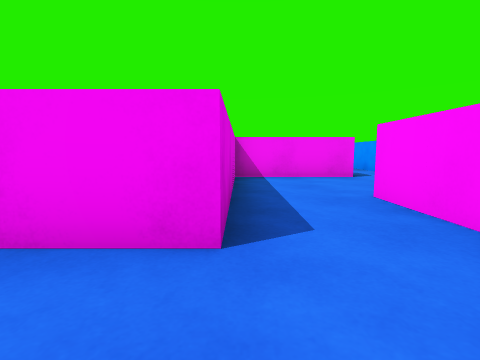
[1] (above)

24 first-person views from a walk through a scene from a Unity 3-D project. The camera is 0.62 m above the floor, tilts 6° down and sees 85° across. The floor is counted in squares, 1 m on a side. Each view is taken from the middle of a square. On the plan, view 1 faces up. The plan holds only what a view shows up to about 9 squares ahead; the rest is blank. The player is left out.

[2]
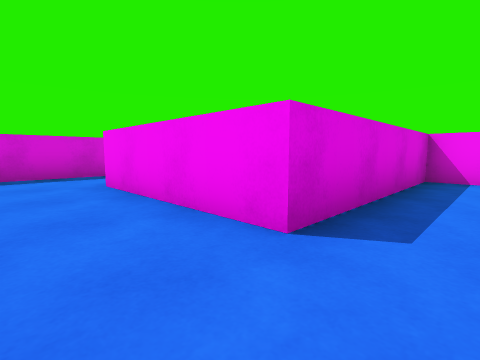

[3]
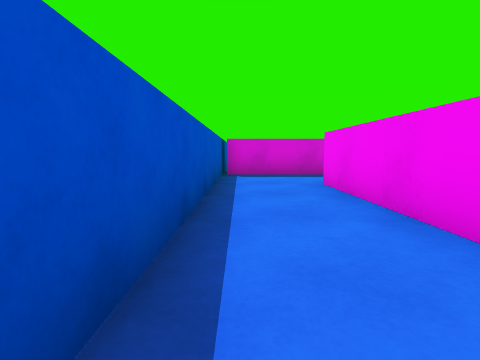

[4]
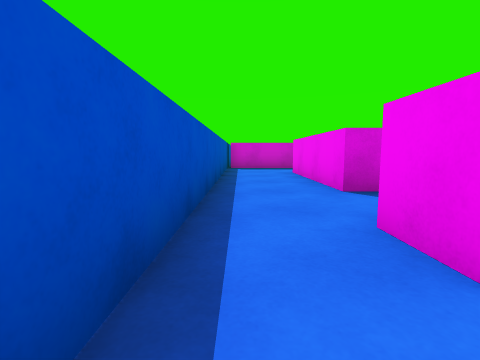

[5]
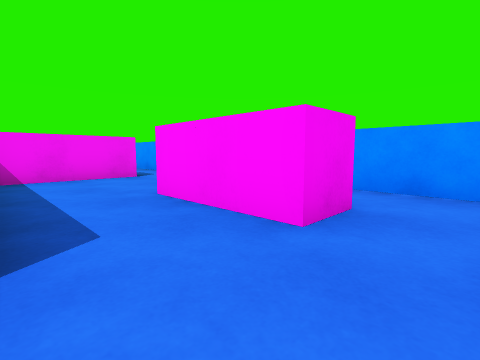

[6]
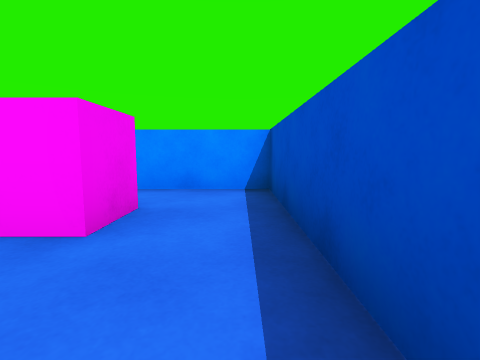

[7]
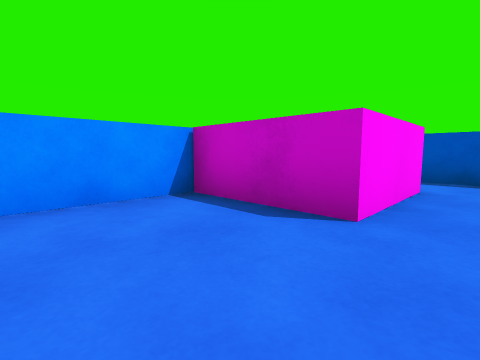

[8]
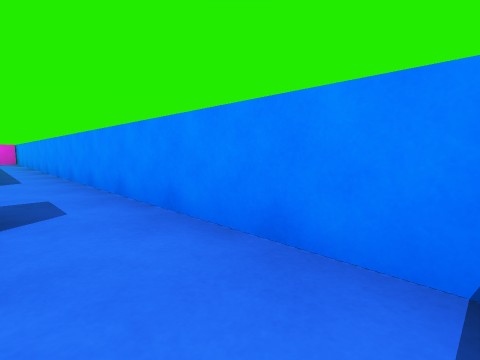

[9]
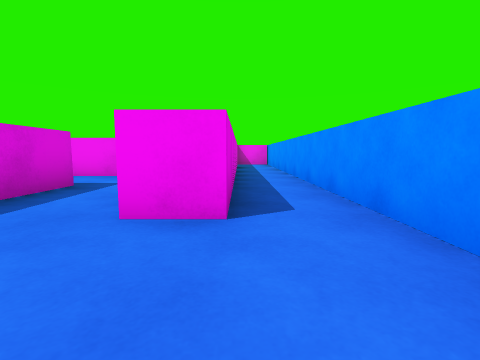

[10]
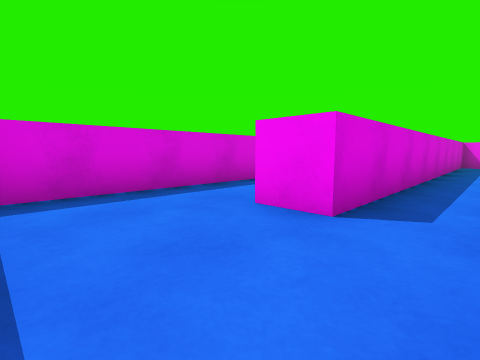

[11]
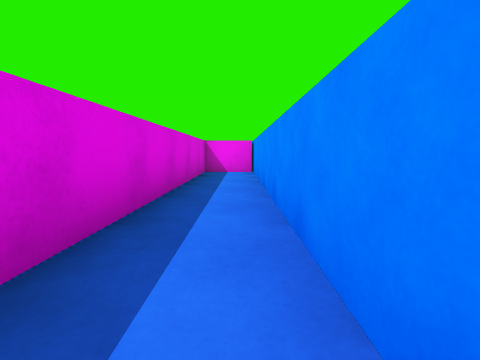

[12]
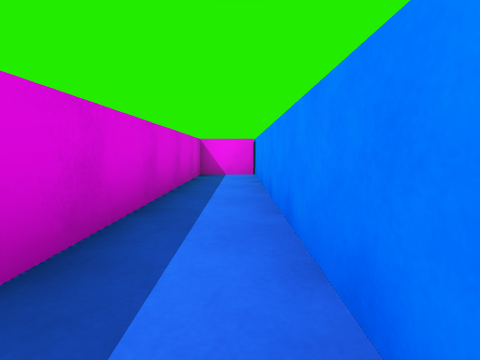

[13]
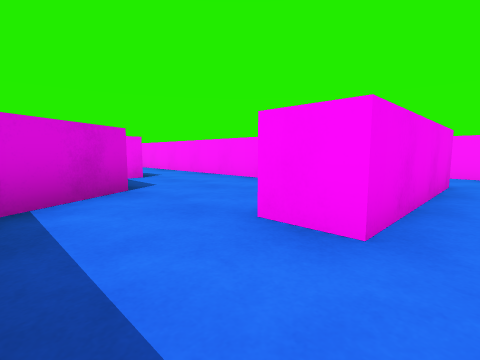

[14]
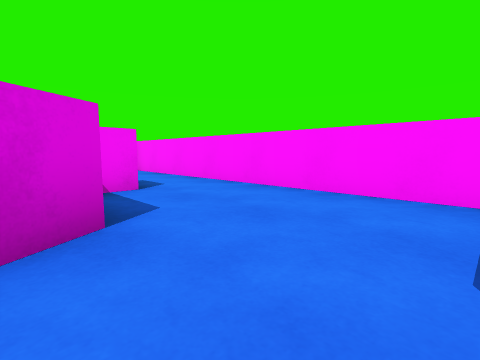

[15]
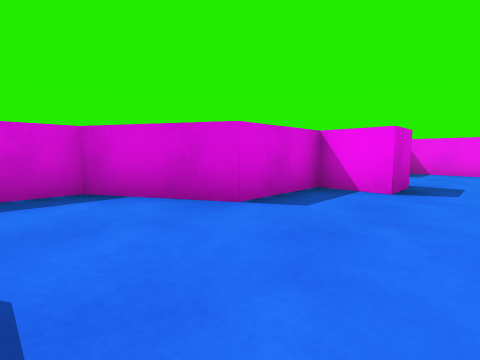

[16]
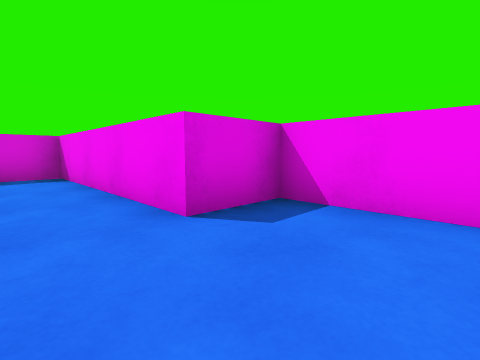

[17]
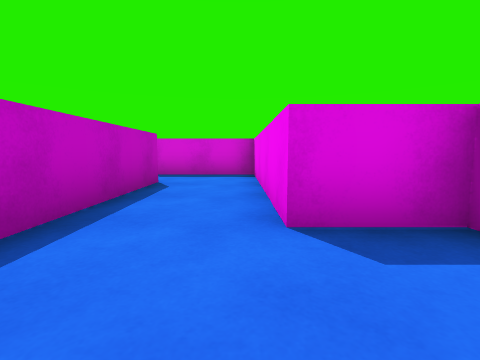

[18]
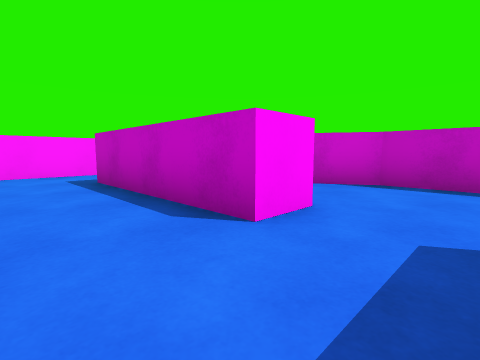

[19]
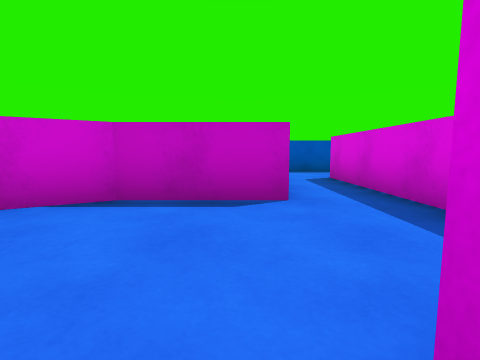

[20]
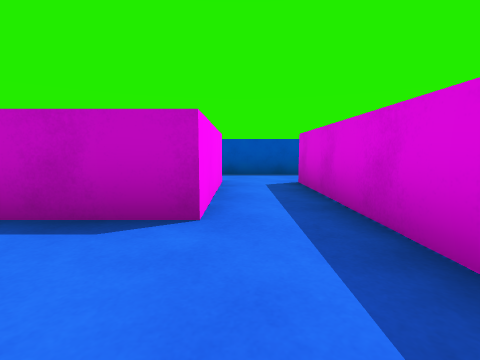

[21]
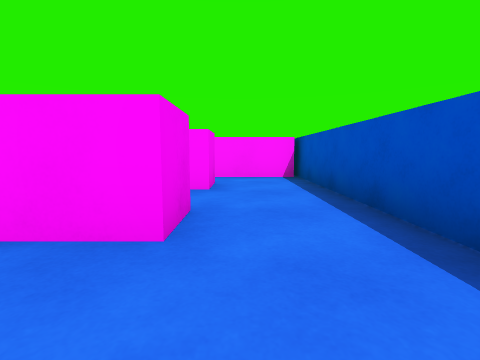

[22]
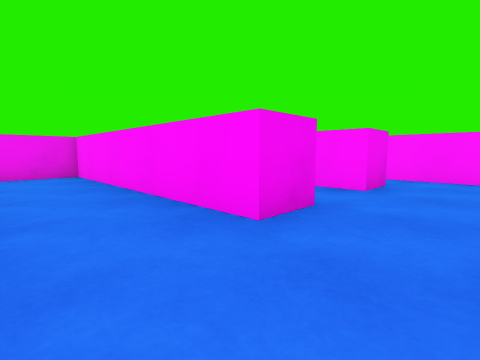

[23]
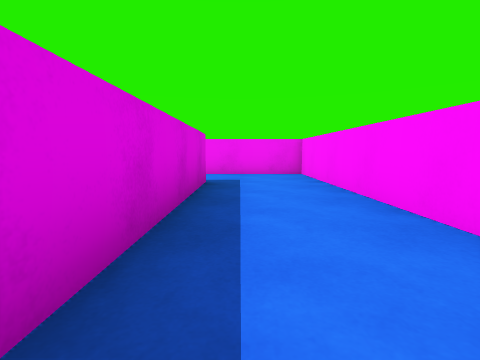

[24]
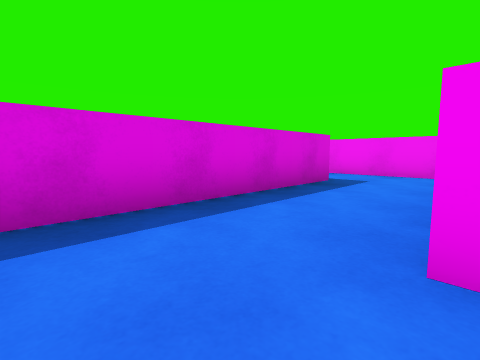

### Floor plan
Points are (right, up) in squares from view 1. A wall is a line through its corners. A room is listed if a view was taken in it or the views show most of it. See-through windows are left out.
Room 1 (views 1, 2, 3, 4, 5, 6, 7, 8, 13)
walls: (4.4, 3.5) (4.4, 6.5); (3, 6.6) (-0.1, 6.6) (-0.1, 1.6) (-4.1, 1.6) (-4.1, 2.7); (-6.4, 2.4) (-6.4, -0.5) (4.4, -0.5) (4.4, 1.8)
ways out: opening at (3.5, 7) to room 2; opening at (-5.5, 2) to room 3
objects: block (2, 1) to (3, 2); block (2, 3) to (4, 3)
Room 2 (views 9, 10, 11, 12)
walls: (-0.1, 10.6) (-0.1, 8.1); (4.4, 6.5) (4.4, 21.4) (2.9, 21.4) (2.9, 10.4) (1.9, 10.4)
ways out: opening at (3.5, 7) to room 1; opening at (1, 10)
Room 3 (views 14, 15, 16, 17)
walls: (-4.3, 7.2) (-4.3, 5.3) (-6.4, 4.1) (-6.4, 2.4); (-5.2, 8.3) (-4.4, 8.3); (-1.1, 3.1) (-1.1, 11.9); (-2, 11.9) (-4.1, 11.9) (-4.1, 10.4) (-5.5, 10.4)
ways out: opening at (-5.5, 2) to room 1; opening at (-5, 9.5) to room 4
objects: block (-4, 8) to (-3, 8)
Room 4 (views 18, 19, 20, 24)
walls: (-7.4, 4.6) (-6.3, 5.3); (-11.2, 5.7) (-11.2, 1.6) (-12.2, 1.6); (-7.4, -0.4) (-7.4, 1.9); (-5.5, 10.4) (-9.4, 10.4) (-9.4, 7.5); (-12.5, -0.5) (-6.6, -0.5)
ways out: opening at (-5, 9.5) to room 3; opening at (-11.5, 0.5) to room 5
objects: block (-9, 2) to (-9, 3); block (-9, 4) to (-8, 4); block (-7, 8) to (-6, 8)
Room 5 (views 21, 22, 23)
walls: (-14.7, 5.6) (-14.7, 0); (-12.2, 1.6) (-12.2, 7.5) (-15.7, 7.5)
ways out: opening at (-11.5, 0.5) to room 4; opening at (-15, 6.5)

Positions as (right, up) in squares from view 1, and headings:
1: (0, 0), facing up
2: (1, 0), facing up-left
3: (1, 0), facing left
4: (4, 0), facing left
5: (0, 0), facing up-right
6: (0, 0), facing right
7: (1, 6), facing down-right
8: (3, 4), facing up-right
9: (3, 8), facing up
10: (4, 8), facing up-left
11: (4, 13), facing up
12: (4, 14), facing up
13: (-6, 1), facing up-right
14: (-5, 3), facing up-right
15: (-2, 3), facing up-left
16: (-2, 9), facing up-left
17: (-2, 10), facing left
18: (-9, 10), facing down-right
19: (-9, 8), facing down
20: (-10, 7), facing down
21: (-14, 1), facing right
22: (-14, 0), facing up-right
23: (-14, 0), facing up
24: (-12, 0), facing up-left
